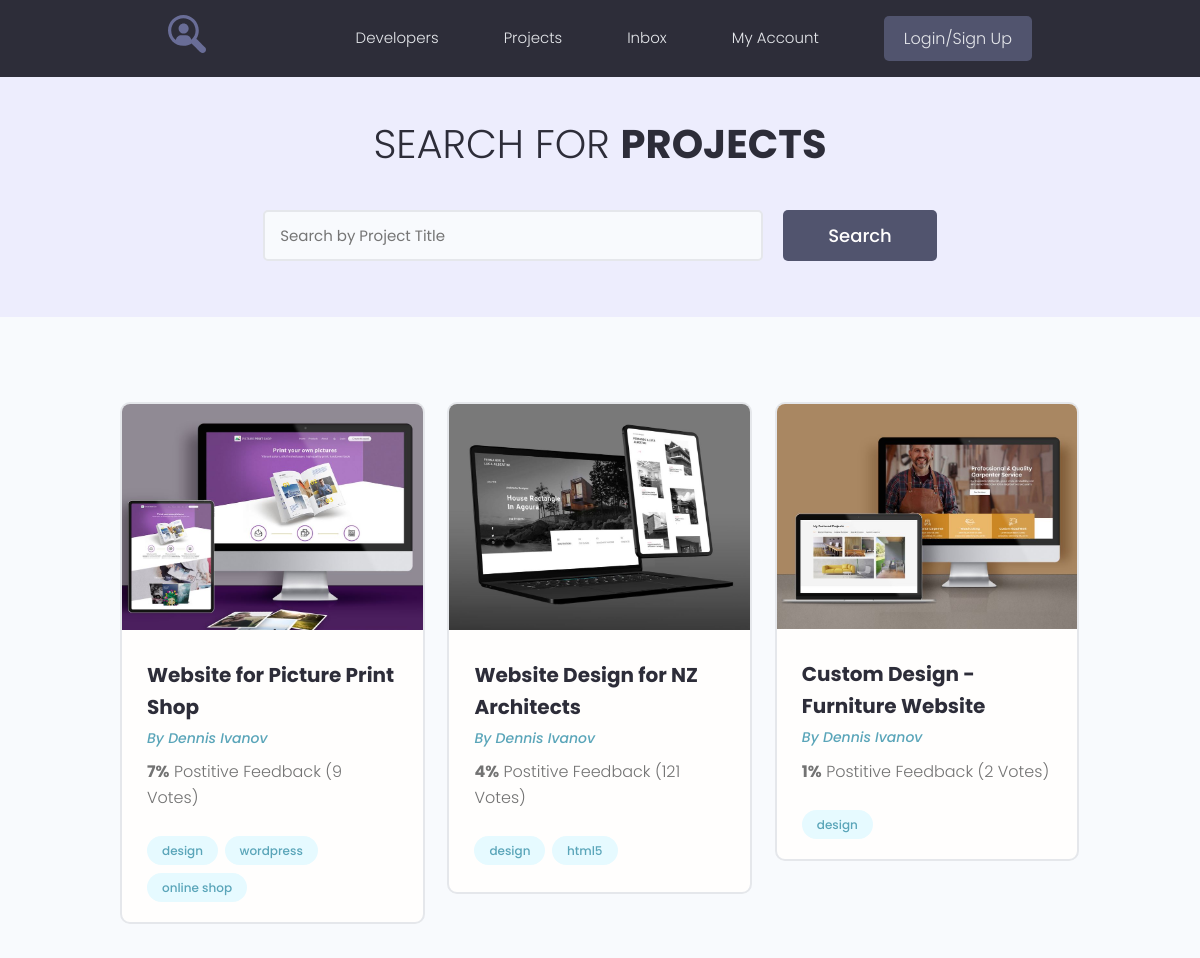
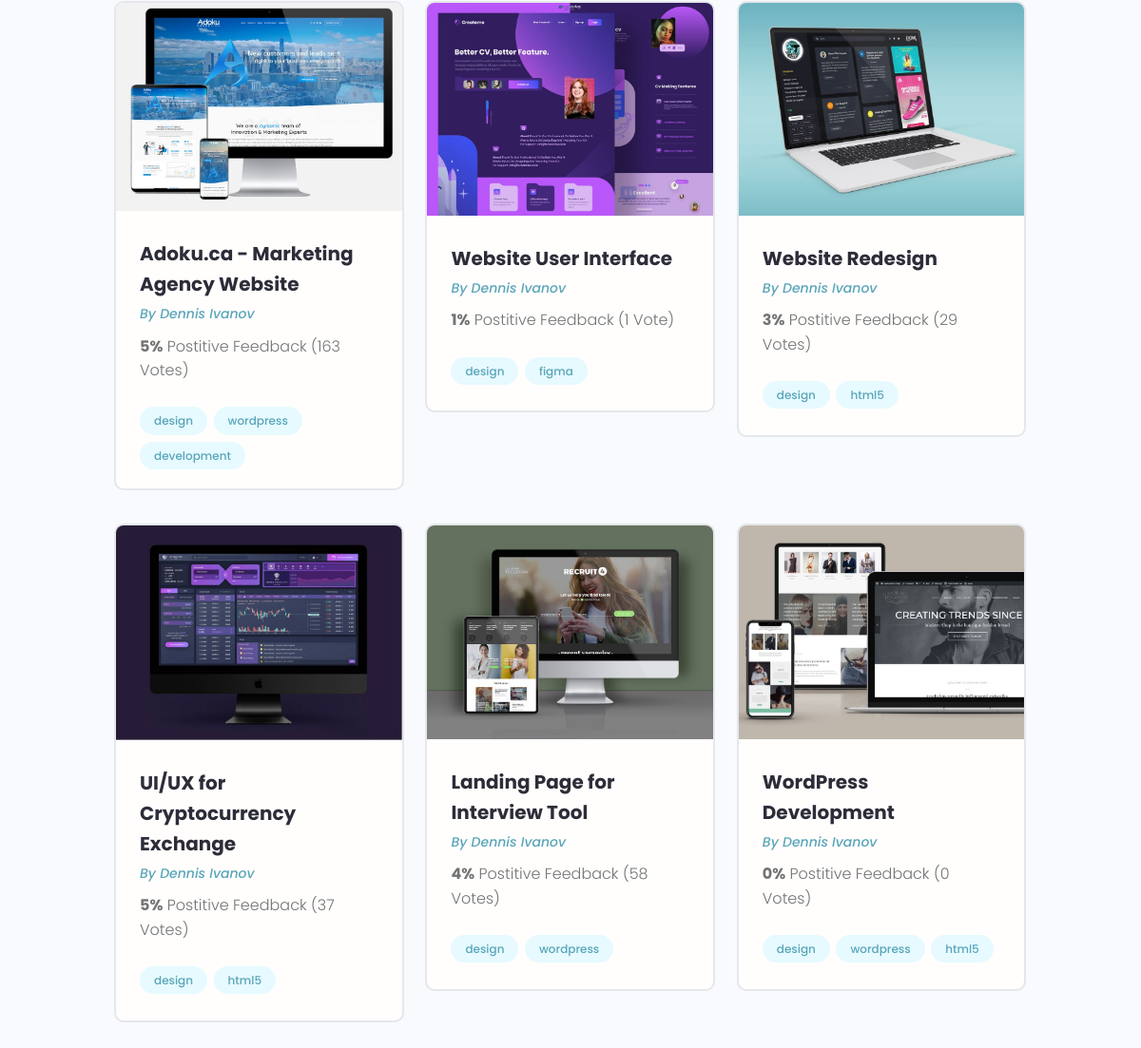
The page / on the database its author committed (2 pictures, top to bottom).
### projects/models.py (models this page shows, shortened)
class Project(models.Model):
    title = models.CharField(max_length=200)
    description = models.TextField(blank=True, null=True)
    featured_image = models.ImageField(upload_to='projects/%Y/%m/%d/', default='default.jpg')
    demo_link = models.CharField(max_length=200, blank=True, null=True)
    source_linc = models.CharField(max_length=200, blank=True, null=True)
    tags = models.ManyToManyField(Taq, blank=True)
    vote_total = models.IntegerField(default=0)
    vote_ratio = models.IntegerField(default=0)
    created = models.DateTimeField(auto_now_add=True)

class Taq(models.Model):
    name = models.CharField(max_length=200)
    created = models.DateTimeField(auto_now_add=True)
    def __str__(self):
        return self.name

### projects/views.py (the view)
# urls.py: path('', include('projects.urls')),
def projects(request):
    pr = Project.objects.all()
    context = {'projects': pr}
    return render(request, 'projects/projects.html', context)

### projects/templates/projects/projects.html (shortened to what this page needs)
{%extends 'projects/base.html'%}
{%block content%}
  <main class="projects">
    <section class="hero-section text-center">
      <div class="container container--narrow">
        <div class="hero-section__box">
          <h2>Search for <span>Projects</span></h2>
        </div>
        <div class="hero-section__search">
          <form class="form" action="#" method="get">
            <div class="form__field">
              <input class="input input--text" id="formInput#search" type="text" name="text"
                placeholder="Search by Project Title" />
            </div>
            <input class="btn btn--sub btn--lg" type="submit" value="Search" />
          </form>
        </div>
      </div>
    </section>
    <section class="projectsList">
      <div class="container">
        <div class="grid grid--three">
          {%for project in projects%}
          <div class="column">
            <div class="card project">
              <a href="{%url 'project' project.id%}" class="project">
                <img class="project__thumbnail" src="{{project.featured_image.url}}" alt="project thumbnail" />
                <div class="card__body">
                  <h3 class="project__title">{{project.title}}</h3>
                  <p><a class="project__author" href="profile.html">By Dennis Ivanov</a></p>
                  <p class="project--rating">
                    <span style="font-weight: bold;">{{project.vote_ratio}}%</span> Postitive
                    Feedback ({{project.vote_total}} Vote{{project.vote_total|pluralize:'s'}})
                  </p>
                  <div class="project__tags">
                    {%for tag in project.tags.all%}
                    <span class="tag tag--pill tag--main">
                      <small>{{tag}}</small>
                    </span>
                    {%endfor%}
                  </div>
                </div>
              </a>
            </div>
          </div>
          {%endfor%}
        </div>
      </div>
    </section>
  </main>
{%endblock%}

### projects/templates/projects/base.html (shortened to what this page needs)
<!DOCTYPE html>
{%load static%}
<html lang="en">
<head>
   <link rel="stylesheet" href="https://maxcdn.bootstrapcdn.com/font-awesome/4.5.0/css/font-awesome.min.css">
  <link rel="stylesheet" href="{% static 'uikit/styles/uikit.css' %}" />
  <link rel="stylesheet" href="{% static 'styles/app.css'%}" />
</head>
<body>
{%include 'projects/navbar.html'%}
{%block content%}
{%endblock%}
</body>
</html>

### projects/templates/projects/navbar.html (shortened to what this page needs)
{% load static%}
  <header class="header">
    <div class="container container--narrow">
      <a href="/" class="header__logo">
        <img src="{% static 'images/logo.svg'%}" alt="DevSearch Logo" />
      </a>
      <nav class="header__nav">
        <ul class="header__menu">
          <li class="header__menuItem"><a href="index.html">Developers</a></li>
          <li class="header__menuItem"><a href="{%url 'projects'%}">Projects</a></li>
          <li class="header__menuItem"><a href="inbox.html">Inbox</a></li>
          <li class="header__menuItem"><a href="account.html">My Account</a></li>
          <li class="header__menuItem"><a href="login.html" class="btn btn--sub">Login/Sign Up</a></li>
        </ul>
      </nav>
    </div>
  </header>

### projects/static/styles/app.css (style rules this page uses)
:root { --color-sub: #2d2d39; }
.btn--sub { background-color: var(--color-sub-light); }
.card { border: 2px solid var(--color-light); }
img { width: 100%; }
.header { position: sticky; z-index: 111; background-color: var(--color-sub); padding: 1.5rem 0; }
.header > .container { display: flex; justify-content: space-between; align-items: center; }
.header__logo > img { height: 3.8rem; }
.header__nav > ul { display: inline-flex; align-items: center; list-style: none; gap: 6.5rem; }
.header__menuItem > a { color: var(--color-light); font-weight: 300; }
.hero-section { height: 40vh; display: flex; align-items: center; background-color: var(--color-sub); }
.hero-section__box { margin-bottom: 4rem; }
.hero-section__box > h2, .hero-section__box > h2 > span { font-size: 4rem; color: var(--color-light); line-height: 1.3; text-transform: uppercase; }
.hero-section__box > h2 { font-weight: 300; }
.hero-section__box > h2 > span { font-weight: 700; }
.hero-section__search > .form { display: flex; align-items: center; justify-content: center; gap: 2rem; }
.hero-section__search > .form input.input--text { width: 50rem; }
.project__author { font-size: 1.4rem; font-style: italic; }
.project--rating { margin-bottom: 1.6em; margin-top: .5em; }
.projects > .hero-section { background: var(--color-sub-lighter); height: 30vh; }
.projects .hero-section__box { margin-bottom: 2.5rem; }
.projects .hero-section__box > h2 { color: var(--color-sub); }
.projects .hero-section__box > h2 > span { font-weight: 700; color: var(--color-sub); }
.projectsList { margin-top: 8rem; }
.project__thumbnail { object-fit: cover; object-position: top center; width: 100%; }
.project__title { font-size: 2rem; font-weight: 700; color: var(--color-sub); }

### projects/static/uikit/styles/modules/_variables.css (style rules this page uses)
:root { --color-main: #5aa5b9; --color-main-light: #e6faff; --color-sub: #3f4156; --color-sub-light: #51546e; --color-sub-lighter: #ededfd; --color-text: #737373; --color-gray: #8b8b8b; --color-light: #e5e7eb; --color-light-gray: #767676; --color-bg: #f8fafd; --color-white: #fffefd; --color-white-light: #f3f3f3; --color-success: #359e64; --color-success-bg: #def8e8; --color-error: #fc4b0b; --color-error-bg: #fff2ee; --font-base: 'Poppins', arial, helvetica, 'Segoe UI', roboto, ubuntu, sans-serif; --font-monospace: 'Fira Code', 'Courier New', courier, monospace; --font-regular: 300; --font-medium: 500; --font-bold: 700; --generic-shadow: 1px 1px 5px #00000010; --generic-transition: all 0.3s ease-in-out; }

### projects/static/uikit/styles/modules/_base.css (style rules this page uses)
* { margin: 0; padding: 0; box-sizing: border-box; text-rendering: optimizeLegibility; color: inherit; font-size: inherit; }
html { font-size: 50%; }
@media only screen and (min-width: 480px) { html { font-size: 56.25%; } }
@media only screen and (min-width: 1200px) { html { font-size: 62.5%; } }
body { line-height: 1.6; font-weight: 400; font-size: 1.5rem; color: var(--color-text); background-color: var(--color-bg); min-height: 100vh; }

### projects/static/uikit/styles/modules/_typography.css (style rules this page uses)
* { font-family: var(--font-base); }
h2 { font-size: 3.6rem; font-weight: var(--font-bold); }
h3 { font-size: 3.2rem; font-weight: var(--font-medium); }
p, span, strong { font-size: 1.6rem; color: var(--color-text); font-weight: var(--font-regular); }
a { padding-bottom: 2px; text-decoration: none; display: inline-block; color: var(--color-main); font-weight: var(--font-medium); }

### projects/static/uikit/styles/modules/_utilities.css (style rules this page uses)
.container { width: 92%; max-width: 165rem; margin: 0 auto; box-sizing: border-box; }
.container--narrow { width: 92%; max-width: 120rem; }
@media screen and (min-width: 1000px) { .container { width: 90%; } }
@media screen and (min-width: 1000px) { .container--narrow { width: 85%; } }
@media screen and (min-width: 1200px) { .container { width: 80%; } }
@media screen and (min-width: 1200px) { .container--narrow { width: 72%; } }
.text-center { text-align: center; }

### projects/static/uikit/styles/modules/_button.css (style rules this page uses)
.btn { display: inline-block; position: relative; cursor: pointer; background-color: var(--color-light); font-weight: var(--font-medium); color: var(--color-sub); text-decoration: none; padding: 1rem 2rem; border-radius: 0.5rem; border: none; width: -webkit-fit-content; width: -moz-fit-content; width: fit-content; height: -webkit-fit-content; height: -moz-fit-content; height: fit-content; font-size: 1.6rem; outline-width: 0; outline-color: transparent; -webkit-backface-visibility: hidden; backface-visibility: hidden; transition: all 0.3s ease-in-out; }
.btn--sub { background-color: var(--color-sub); color: var(--color-white); }
.btn--lg { font-size: 1.8rem; padding: 1.2rem 4.5rem; }

### rows shown on the page
Project: featured_image (picture), title "Website for Picture Print Shop", vote_ratio "7", vote_total "9"
Taq: name "design"
Taq: name "wordpress"
Taq: name "online shop"
Project: featured_image (picture), title "Website Design for NZ Architects", vote_ratio "4", vote_total "121"
Taq: name "html5"
Project: featured_image (picture), title "Custom Design - Furniture Website", vote_ratio "1", vote_total "2"
Project: featured_image (picture), title "Adoku.ca - Marketing Agency Website", vote_ratio "5", vote_total "163"
Taq: name "development"
Project: featured_image (picture), title "Website User Interface", vote_ratio "1", vote_total "1"
Taq: name "figma"
Project: featured_image (picture), title "Website Redesign", vote_ratio "3", vote_total "29"
Project: featured_image (picture), title "UI/UX for Cryptocurrency Exchange", vote_ratio "5", vote_total "37"
Project: featured_image (picture), title "Landing Page for Interview Tool", vote_ratio "4", vote_total "58"
Project: featured_image (picture), title "WordPress Development", vote_ratio "0", vote_total "0"
